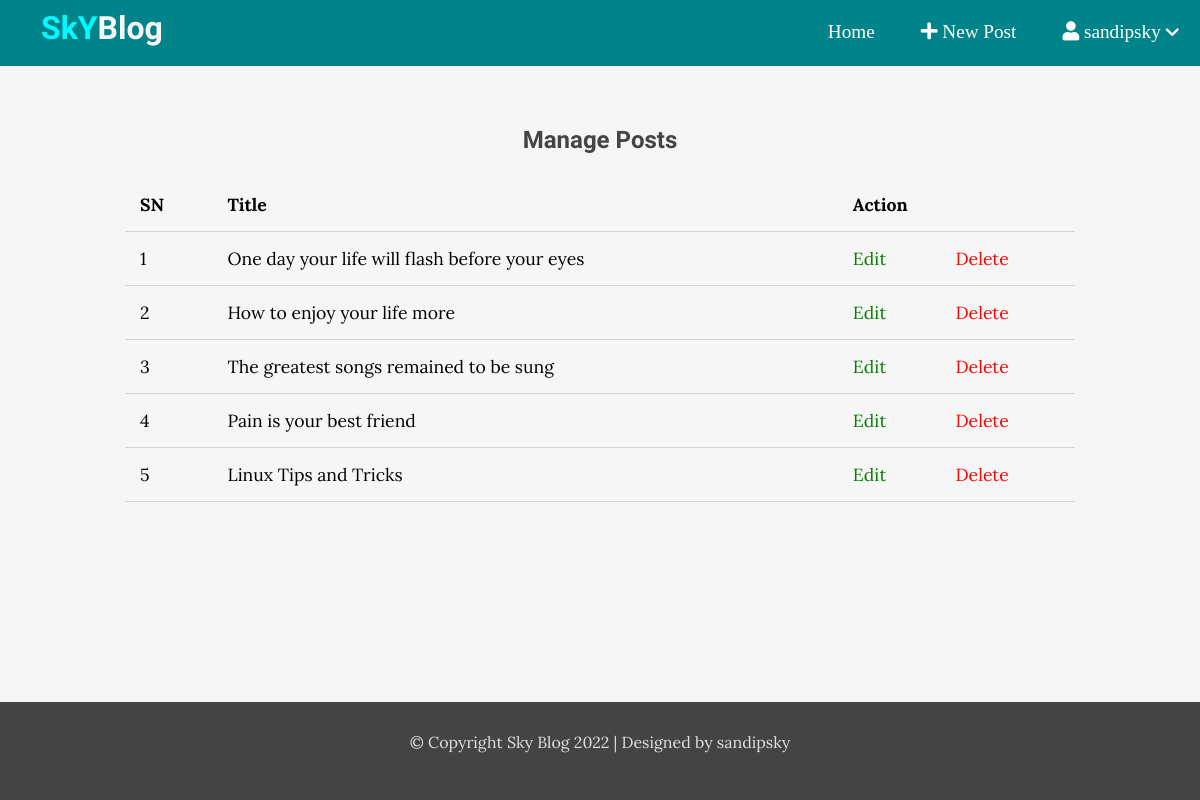
/manage/ (signed in), run on an earlier commit of the app's database.
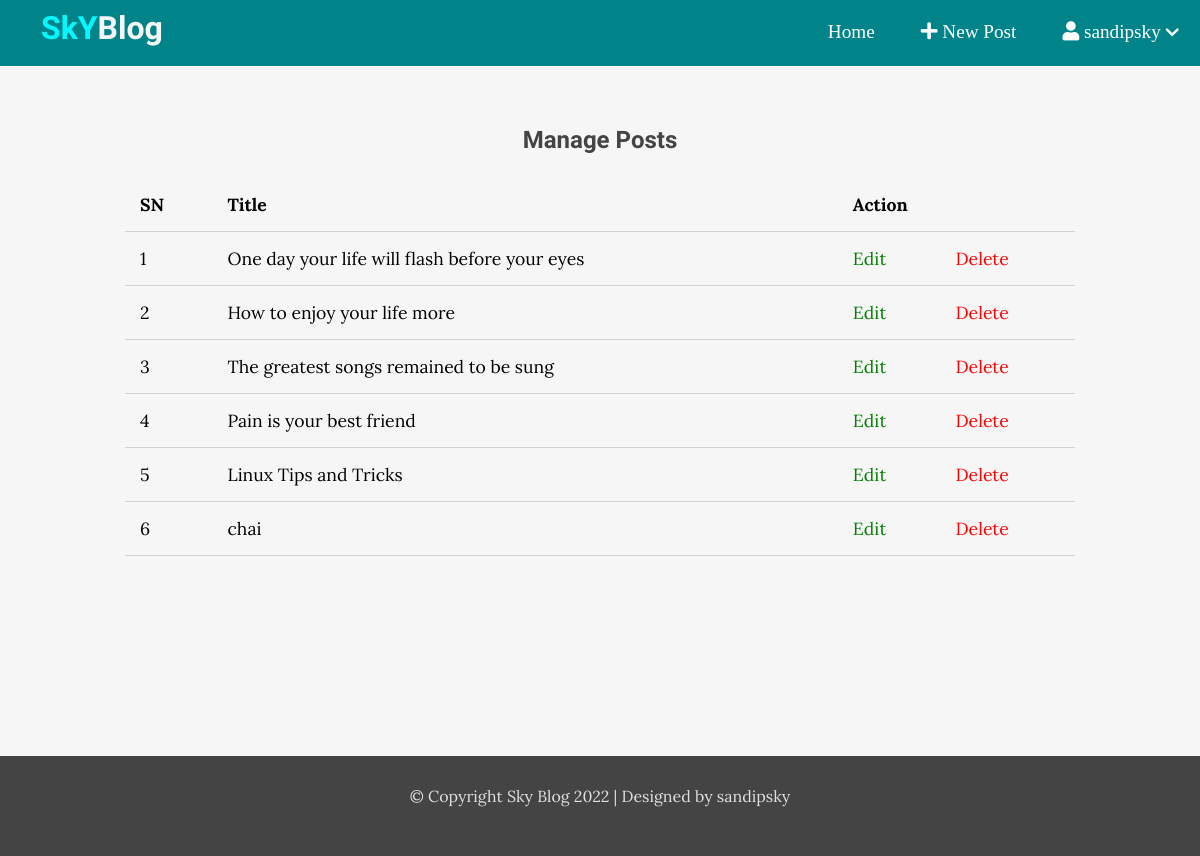
And on a later commit of the database.
### blog/models.py (models this page shows, shortened)
class Post(models.Model):
    title = models.CharField(max_length=200, blank=True, null=True)
    desc = models.TextField(blank=True, null=True)
    date_created = models.DateField(auto_now_add=True, blank=True, null=True)
    author = models.ForeignKey(User, on_delete=models.CASCADE, blank=True, null=True)
    category = models.ForeignKey(PostCategory, on_delete=models.CASCADE, blank=True, null=True)
    cover = models.ImageField(upload_to='images', blank=True, null=True)

### blog/views.py (the view)
# urls.py: path('manage/', postManage, name='manage'),
@login_required(login_url='login')
def postManage(request):
    posts = Post.objects.all()
    context = {'posts':posts}
    return render(request, 'manage.html', context)

### blog/templates/manage.html
{% extends 'base.html' %}
{% block content %}
<div class="crud-wrapper">
    <div class="crud-content">
        <div class="content">
            <h2 class="page-title">Manage Posts</h2>
            <table>
                <thead>
                    <th>SN</th>
                    <th>Title</th>
                    <th colspan="2">Action</th>
                </thead>
                <tbody>
                    {% for post in posts %}
                    <tr>
                        <td>{{forloop.counter}}</td>
                        <td><a href="{% url 'detail' post.id %}" class="title">{{post.title}}</a></td>
                        <td><a href="{% url 'update' post.id %}" class="edit">Edit</a></td>
                        <td><a href="{% url 'delete' post.id %}" class="delete">Delete</a></td>
                    </tr>
                    {% endfor %}
                </tbody>
            </table>
        </div>
    </div>
</div>
{% endblock %}

What changed in the data, as far as the page shows it:
added Post: title "chai"
